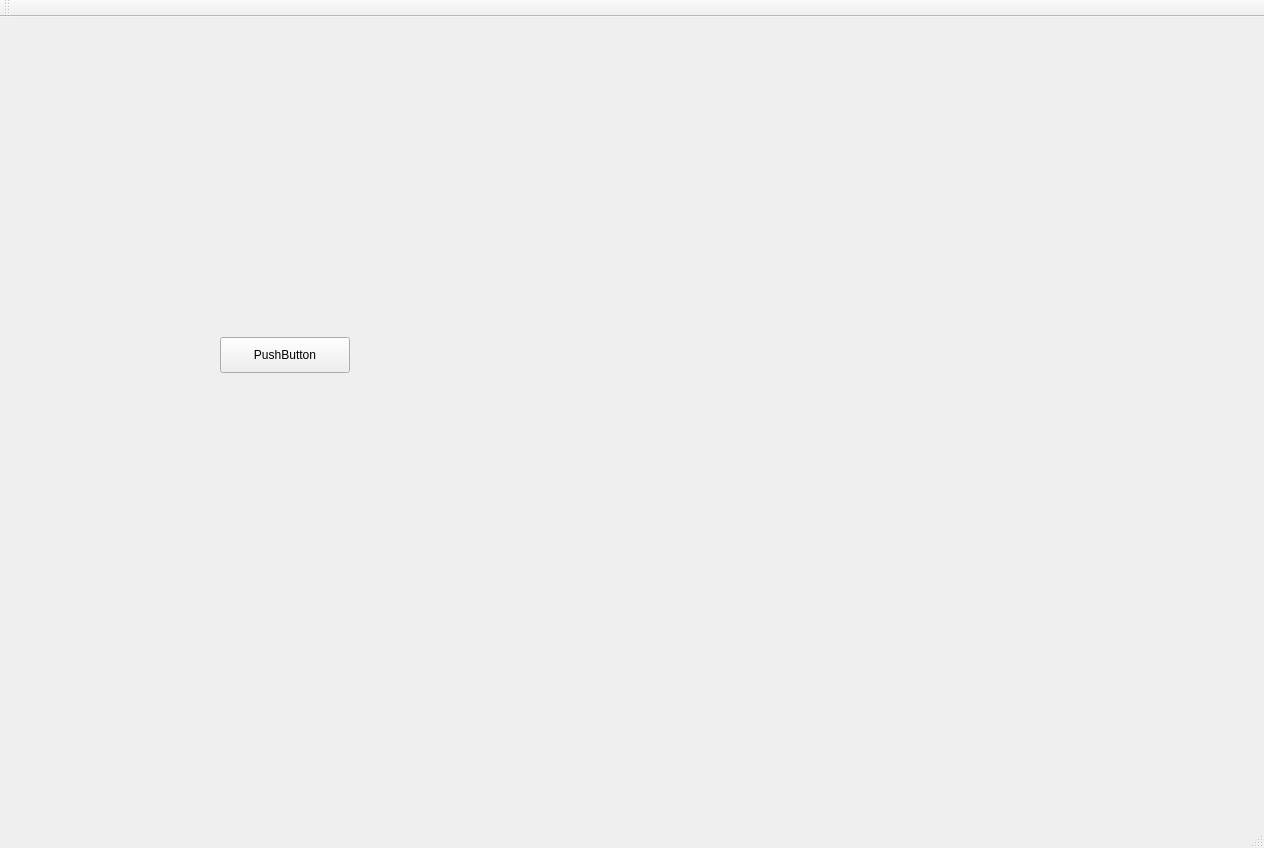
<?xml version="1.0" encoding="UTF-8"?>
<ui version="4.0">
 <class>MainWindow</class>
 <widget class="QMainWindow" name="MainWindow">
  <property name="geometry">
   <rect>
    <x>0</x>
    <y>0</y>
    <width>1264</width>
    <height>848</height>
   </rect>
  </property>
  <property name="windowTitle">
   <string>MainWindow</string>
  </property>
  <widget class="QWidget" name="centralWidget">
   <widget class="QPushButton" name="pushButton">
    <property name="geometry">
     <rect>
      <x>220</x>
      <y>320</y>
      <width>130</width>
      <height>36</height>
     </rect>
    </property>
    <property name="text">
     <string>PushButton</string>
    </property>
   </widget>
  </widget>
  <widget class="QMenuBar" name="menuBar">
   <property name="geometry">
    <rect>
     <x>0</x>
     <y>0</y>
     <width>1264</width>
     <height>30</height>
    </rect>
   </property>
  </widget>
  <widget class="QToolBar" name="mainToolBar">
   <attribute name="toolBarArea">
    <enum>TopToolBarArea</enum>
   </attribute>
   <attribute name="toolBarBreak">
    <bool>false</bool>
   </attribute>
  </widget>
  <widget class="QStatusBar" name="statusBar"/>
 </widget>
 <layoutdefault spacing="6" margin="11"/>
 <resources/>
 <connections/>
</ui>
